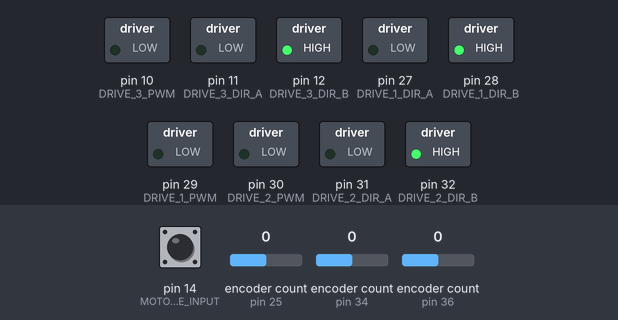
The sketch below on a simulated Arduino Mega 2560, built with avr-gcc and run on an emulated ATmega2560. On the bench: switched loads named in the sketch (green lamp = pin HIGH). The test bench sets the inputs (shaded band); at power-on: encoder count (sensors on pin 25, pin 34, pin 36) 0, pin 14 (MOTOR_ENABLE_INPUT) HIGH.

Above: at 1.2 s.
1.3 s: encoder count (sensor on pin 25) set to 1
At 2.4 s:
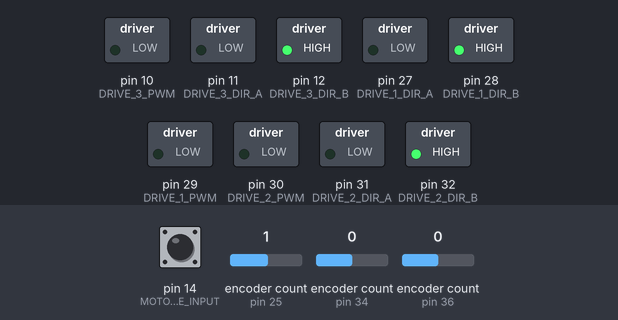
2.8 s: encoder count (sensor on pin 34) set to -1
At 3.5 s:
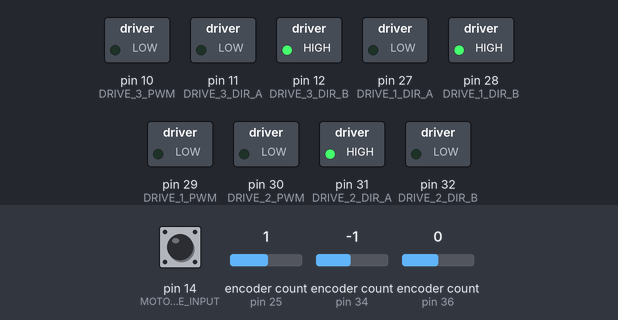
4.3 s: encoder count (sensor on pin 36) set to -1
At 4.7 s:
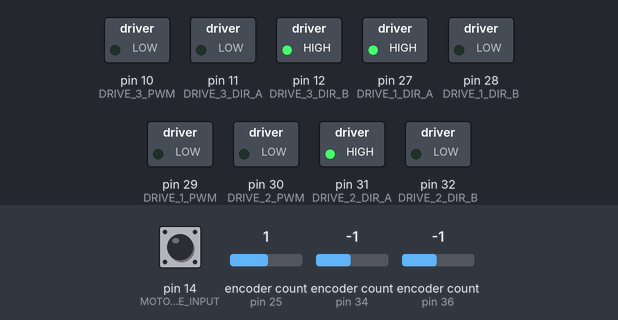
5.8 s: encoder count (sensor on pin 25) set to 0
At 6.5 s:
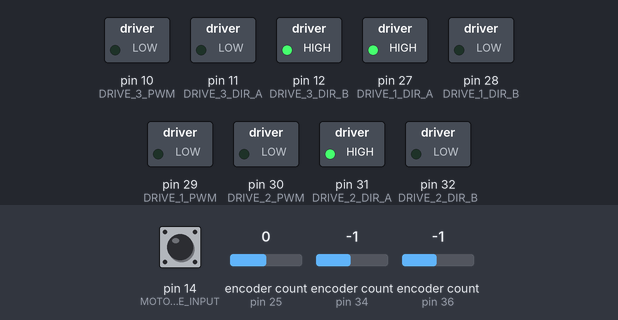
7.4 s: encoder count (sensor on pin 34) set to 0
At 7.48 s:
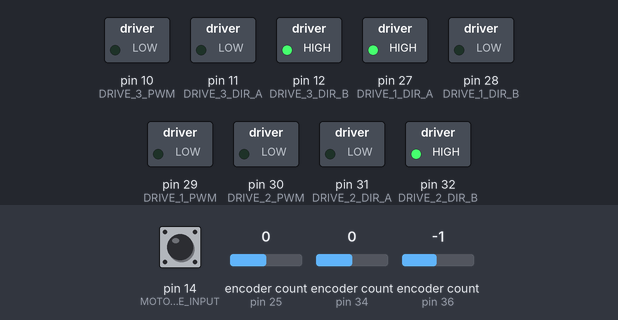
9.0 s: encoder count (sensor on pin 36) set to 3
At 9.9 s:
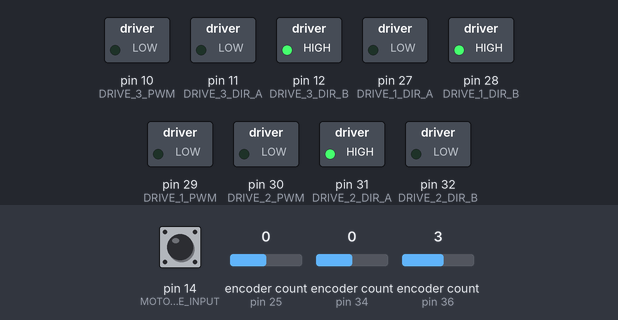
Timing chart, 0 to 11.5 s (numbered marks = the images above; inputs shaded):
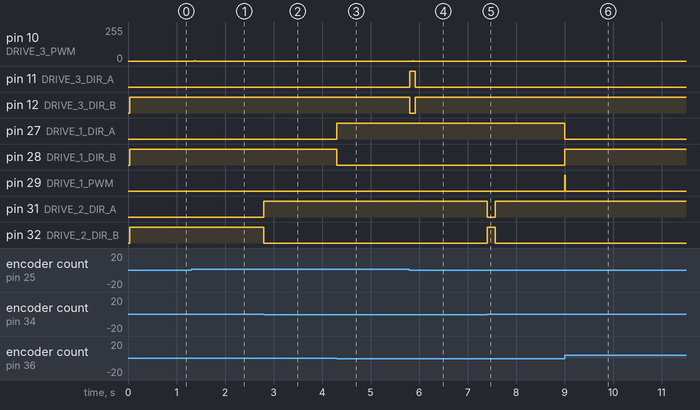

The sketch:

PPIDriveBase.ino
```cpp
#define ENCODER_OPTIMIZE_INTERRUPTS // optimized interrupts.. if cause issue, remove line
#include <Encoder.h>
#include <math.h>
#include <AccelStepper.h>

#define MAX_VEL 60
#define MAX_ROT_VEL 2
#define R_BODY 15.748

#define KP 20.00
#define KI 8.00

#define DRIVE_1_PWM 29
#define DRIVE_1_DIR_A 27
#define DRIVE_1_DIR_B 28
#define ENC_1_A 36
#define ENC_1_B 35

#define DRIVE_2_PWM 30
#define DRIVE_2_DIR_A 31
#define DRIVE_2_DIR_B 32
#define ENC_2_A 34
#define ENC_2_B 33

#define DRIVE_3_PWM 10
#define DRIVE_3_DIR_A 11
#define DRIVE_3_DIR_B 12
#define ENC_3_A 25
#define ENC_3_B 26

#define STEPPER_STEP_PIN 5
#define STEPPER_DIR_PIN 6
#define STEPPER_ENABLE_PIN 13
#define MOTOR_ENABLE_INPUT 14
#define LIMIT 23

#define VEL_SMOOTHING_FACTOR 0.92
// 10.2101761242 inch per rev
// per
// 537.6 steps per output revolution
#define STEP_TO_DIST 0.01899214308


double des_forward_vel = 0;
double des_right_vel = 0;
double des_rotational_vel = 0;

double motor_1_integrated = 0;
double motor_2_integrated = 0;
double motor_3_integrated = 0;

double curr_PWM_1 = 0;
double curr_PWM_2 = 0;
double curr_PWM_3 = 0;

Encoder enc1(ENC_1_A,ENC_1_B);
double _Enc1_Vel = 0;
long _Enc1_Prev_Count = 0;

Encoder enc2(ENC_2_A,ENC_2_B);
double _Enc2_Vel = 0;
long _Enc2_Prev_Count = 0;

Encoder enc3(ENC_3_A,ENC_3_B);
double _Enc3_Vel = 0;
long _Enc3_Prev_Count = 0;

unsigned long prevMicros;
unsigned long loopPeriod;

String inData = "";


enum throwerMechanismState{
readyToThrow,
throwing,
stopping,
retracting
};

AccelStepper stepper(AccelStepper::DRIVER,STEPPER_STEP_PIN,STEPPER_DIR_PIN); // Defaults to AccelStepper::FULL4WIRE (4 pins) on 2, 3, 4, 5
bool throwCommanded;
throwerMechanismState throwState;
long throwerTimer;

void setup() {
  Serial.begin(115200);

  pinMode(DRIVE_1_PWM, OUTPUT);
  pinMode(DRIVE_1_DIR_A, OUTPUT);
  pinMode(DRIVE_1_DIR_B, OUTPUT);

  pinMode(DRIVE_2_PWM, OUTPUT);
  pinMode(DRIVE_2_DIR_A, OUTPUT);
  pinMode(DRIVE_2_DIR_B, OUTPUT);

  pinMode(DRIVE_3_PWM, OUTPUT);
  pinMode(DRIVE_3_DIR_A, OUTPUT);
  pinMode(DRIVE_3_DIR_B, OUTPUT);

  pinMode (LIMIT, INPUT);

  pinMode(MOTOR_ENABLE_INPUT, INPUT);
  pinMode(STEPPER_ENABLE_PIN, OUTPUT);
  stepper.setMaxSpeed(500);
  stepper.setAcceleration(3000);

  delay(30);

  prevMicros = micros();
  enc1.write(0);
  enc2.write(0);
  enc3.write(0);
  _Enc1_Prev_Count = 0;
  _Enc2_Prev_Count = 0;
  _Enc3_Prev_Count = 0;
}

void loop() {
  parseSerial();
  updateVelocityEstimates();
  updateDriveMotors();
  updateThrower();

  digitalWrite(STEPPER_ENABLE_PIN,!digitalRead(MOTOR_ENABLE_INPUT));
  des_forward_vel = 0.999*des_forward_vel;
  des_right_vel = 0.999*des_right_vel;
  des_rotational_vel = 0.999*des_rotational_vel;
}

void updateDriveMotors()
{
  double motor_1_speed = (0.86602*des_forward_vel + 0.5*des_right_vel + R_BODY*des_rotational_vel);
  double motor_2_speed = (0.0*des_forward_vel - 1*des_right_vel + R_BODY*des_rotational_vel);
  double motor_3_speed = (-0.86602*des_forward_vel + 0.5*des_right_vel + R_BODY*des_rotational_vel);

  motor_1_integrated = motor_1_integrated + (motor_1_speed - _Enc1_Vel)*(loopPeriod*0.000001);
  motor_2_integrated = motor_2_integrated + (motor_2_speed - _Enc2_Vel)*(loopPeriod*0.000001);
  motor_3_integrated = motor_3_integrated + (motor_3_speed - _Enc3_Vel)*(loopPeriod*0.000001);

  curr_PWM_1 = min(255,max(-255,getFeedForward( motor_1_speed, 1) + KP*(motor_1_speed - _Enc1_Vel) + KI*motor_1_integrated));
  curr_PWM_2 = min(255,max(-255,getFeedForward( motor_2_speed, 2) + KP*(motor_2_speed - _Enc2_Vel) + KI*motor_2_integrated));
  curr_PWM_3 = min(255,max(-255,getFeedForward( motor_3_speed, 3) + KP*(motor_3_speed - _Enc3_Vel) + KI*motor_3_integrated));

  analogWrite(DRIVE_1_PWM,abs(curr_PWM_1));
  analogWrite(DRIVE_2_PWM,abs(curr_PWM_2));
  analogWrite(DRIVE_3_PWM,abs(curr_PWM_3));

  digitalWrite(DRIVE_1_DIR_A, curr_PWM_1 > 0);
  digitalWrite(DRIVE_1_DIR_B, curr_PWM_1 <= 0);
  digitalWrite(DRIVE_2_DIR_A, curr_PWM_2 > 0);
  digitalWrite(DRIVE_2_DIR_B, curr_PWM_2 <= 0);
  digitalWrite(DRIVE_3_DIR_A, curr_PWM_3 > 0);
  digitalWrite(DRIVE_3_DIR_B, curr_PWM_3 <= 0);
}

void updateVelocityEstimates(){
  loopPeriod = micros() - prevMicros;

  // Update filtered velocities
  _Enc1_Vel = VEL_SMOOTHING_FACTOR*_Enc1_Vel + (1 - VEL_SMOOTHING_FACTOR)*STEP_TO_DIST*(enc1.read() - _Enc1_Prev_Count)/(loopPeriod*0.000001);
  _Enc1_Prev_Count = enc1.read();
  _Enc2_Vel = VEL_SMOOTHING_FACTOR*_Enc2_Vel + (1 - VEL_SMOOTHING_FACTOR)*STEP_TO_DIST*(enc2.read() - _Enc2_Prev_Count)/(loopPeriod*0.000001);
  _Enc2_Prev_Count = enc2.read();
  _Enc3_Vel = VEL_SMOOTHING_FACTOR*_Enc3_Vel + (1 - VEL_SMOOTHING_FACTOR)*STEP_TO_DIST*(enc3.read() - _Enc3_Prev_Count)/(loopPeriod*0.000001);
  _Enc3_Prev_Count = enc3.read();

  prevMicros = prevMicros + loopPeriod;
}

void parseSerial(){
  if(Serial.available() > 0){
    char received = Serial.read();
    inData += received;

    // Process message when new line character is recieved
    if ((received == 'X') && (inData.length() <= 5)){
      //Serial.write("Arduino Received: ");
      //Serial.write(inData);
      //Serial.write("\noutput\n");

      int buffer_ = 0;
      int inputSize = inData.length() - 2;

      // Convert to 0-999
      if(inputSize == 1)
        buffer_ = inData.charAt(1)-48;
      else if(inputSize == 2)
        buffer_ = ((inData.charAt(1)-48)*10)+(inData.charAt(2)-48);
      else if(inputSize == 3)
        buffer_ = ((inData.charAt(1)-48)*100)+((inData.charAt(2)-48)*10)+(inData.charAt(3)-48);

      //Serial.write("buffer_: ");
      //Serial.write(buffer_);
      if(inData.charAt(0) == 'B'){
        des_forward_vel = -MAX_VEL*(buffer_ - 500)/500.0;

        //Serial.write("Read in: ");
        //Serial.write(inData);
      }
      else if((inData.charAt(0) == 'A')){
        des_right_vel = -MAX_VEL*(buffer_ - 500)/500.0;

        //Serial.write("Read in: ");
        //Serial.write(inData);
      }
      else if((inData.charAt(0) == 'C')){
        des_rotational_vel = MAX_ROT_VEL*(buffer_ - 500)/500.0;

        //Serial.write("Read in: ");
        //Serial.write(inData);
        //Serial.write("New Forward Vel: ");
        //Serial.writeln(des_rotational_vel);

      }
      else if((inData.charAt(0) == 'D')){
        throwCommanded = (buffer_ > 0);
      }
      //else if( inData.charAt(0) == 'D' && inData.length() <= 3){}
//      Serial.print(STEP_TO_DIST*(enc1.read())); Serial.print(",");
//      Serial.print(STEP_TO_DIST*(enc2.read())); Serial.print(",");
//      Serial.print(STEP_TO_DIST*(enc3.read())); Serial.print(",");
//
//      Serial.print(_Enc1_Vel); Serial.print(",");
//      Serial.print(_Enc2_Vel); Serial.print(",");
//      Serial.print(_Enc3_Vel); Serial.print(",");
//
//      Serial.print((0.86602*des_forward_vel + 0.5*des_right_vel + R_BODY*des_rotational_vel)); Serial.print(",");
//      Serial.print((0.0*des_forward_vel - 1*des_right_vel + R_BODY*des_rotational_vel)); Serial.print(",");
//      Serial.print((-0.86602*des_forward_vel + 0.5*des_right_vel + R_BODY*des_rotational_vel)); Serial.print(",");
//
//      Serial.print(des_forward_vel); Serial.print(",");
//      Serial.print(des_right_vel); Serial.print(",");
//      Serial.print(des_rotational_vel); Serial.print(",");
//
//      Serial.print(curr_PWM_1); Serial.print(",");
//      Serial.print(curr_PWM_2); Serial.print(",");
//      Serial.print(curr_PWM_3); Serial.print(",");
//
//      Serial.print(motor_1_integrated); Serial.print(",");
//      Serial.print(motor_2_integrated); Serial.print(",");
//      Serial.print(motor_3_integrated); Serial.print(",");
//
//      Serial.print(throwState); Serial.println("X");

      inData = ""; // Clear received buffer_
     }

   }
   else if(inData.length() > 5)
     inData = "";
}

void updateThrower(){
  //Finite State Machine Represenation of throwing mechanism control
  //Handle Transitions first

  // Throw if mechanism is ready to fire and command flag is true
  if( throwState == readyToThrow && throwCommanded == true){
    stepper.setMaxSpeed(100000);
    stepper.setAcceleration(40000);
    stepper.moveTo(-6000); //Go way past

    //Serial.println("Began Throw");
    throwState = throwing;
  }
  else if( throwState == throwing && stepper.currentPosition() < -1100){
    stepper.setAcceleration(500000);  //Allow us to stop as fast as possible
    stepper.moveTo(-500); // Stop as fast as possible: sets new target

    throwerTimer = millis();

    //Serial.println("Stop Throw");
    throwState = stopping;
  }
  else if( throwState == stopping && millis() - throwerTimer > 400 ){
    stepper.setAcceleration(1000);
    stepper.setMaxSpeed(1000);
    stepper.moveTo(40000);

    //Serial.println("Began Retracting");
    throwState = retracting;
  }
  else if( throwState == retracting && digitalRead(LIMIT) == HIGH){
    stepper.setAcceleration(600000);
    stepper.stop(); // Stop as fast as possible: sets new target
    stepper.setCurrentPosition(0); //Reset stepper count to zero
    stepper.moveTo(-100);

    //Serial.println("Retracted");
    throwState = readyToThrow;
  }
  throwCommanded = false;

  //Update the stepper Command
  stepper.run();
}

/**************************************************************************/
/*!
    Helper functions
*/
/**************************************************************************/
//Note this does not apply any limits,
//if you ask for a velocity about the max possible
//it will give you a pwm over 255
double getFeedForward(double velocity, int motor){
  if(velocity == 0)
    return 0;

  //Magic numbers are from system ID fit
  switch(motor){
    case 1:
      return sign(velocity)*( 13.54*exp(0.04429*abs(velocity)) + 4.571e-06*exp(0.3245*abs(velocity)));
    break;
    case 2:
      return sign(velocity)*( 13.4*exp(0.03807*abs(velocity)) + 0.0002331*exp(0.2497*abs(velocity)));
    break;
    case 3:
      return sign(velocity)*( 11.45*exp(0.0437*abs(velocity)) + 4.874e-06*exp(0.3278*abs(velocity)));
    break;
    default:
      return 0;
    break;
  }
}
double sign(double value) {
 return double((value>0)-(value<0));
}
```

Measured:
- after the input at 1.3 s, pin 10 (DRIVE_3_PWM): 0/255 → 2/255 after 0.07 s, → 1/255 0.01 s later, → 0/255 0.02 s later
- after the input at 2.8 s, pin 31 (DRIVE_2_DIR_A): LOW → HIGH at once; pin 32 (DRIVE_2_DIR_B): HIGH → LOW at once
- after the input at 4.3 s, pin 27 (DRIVE_1_DIR_A): LOW → HIGH at once; pin 28 (DRIVE_1_DIR_B): HIGH → LOW at once
- after the input at 5.8 s, pin 10 (DRIVE_3_PWM): 0/255 → 1/255 after 0.06 s, → 0/255 0.01 s later; pin 11 (DRIVE_3_DIR_A): LOW → HIGH at once, → LOW 0.12 s later; pin 12 (DRIVE_3_DIR_B): HIGH → LOW at once, → HIGH 0.12 s later
- after the input at 7.4 s, pin 31 (DRIVE_2_DIR_A): HIGH → LOW at once, → HIGH 0.17 s later; pin 32 (DRIVE_2_DIR_B): LOW → HIGH at once, → LOW 0.17 s later
- after the input at 9.0 s, pin 27 (DRIVE_1_DIR_A): HIGH → LOW at once; pin 28 (DRIVE_1_DIR_B): LOW → HIGH at once; pin 29 (DRIVE_1_PWM): LOW → HIGH at once, → LOW 0.01 s later
